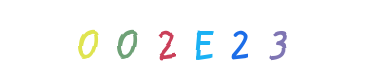
#> input picture test/002e23-0.png, 380 x 80 px, given in place of k070g5pe-0.png, which was not available
$ jupyter execute --allow-errors preprocessing.ipynb   (text cells are left out)
#> lines starting #> are read from the running program, lines starting #| are printed output that depends on the picture; after the words box and inside, x2 and y2 are one past the last pixel; in counts of white or black regions, pixels touching at a corner belong together; pictures that were not available may be replaced by others from this repository, and a replacement may not be noted
[cell 1]
import cv2
import numpy as np
import os

[cell 2]
# To remove the lines going across the characters

def remove_isolated_black_pixels(image):
    # Convert the image to grayscale if it's not already
    if len(image.shape) == 3:
        gray = cv2.cvtColor(image, cv2.COLOR_BGR2GRAY)
    else:
        gray = image.copy()

    # Create a mask for black pixels
    black_pixels = (gray == 0)

    # Create a mask for non-black pixels
    non_black_pixels = (gray > 0)

    # Dilate the non-black pixels to include neighboring pixels
    kernel = np.ones((1, 1), np.uint8)  # 3x3 kernel for 8-neighborhood
    dilated_non_black = cv2.dilate(non_black_pixels.astype(np.uint8), kernel, iterations=1)

    # Keep black pixels only if they are adjacent to non-black pixels or if theyre the colored pixels
    preserved = black_pixels & (dilated_non_black > 0) | non_black_pixels

    # Create the output image
    result = image.copy()
    if len(image.shape) == 3:  # Color image
        result[~preserved] = [255, 255, 255]  # Set non-preserved black pixels to white
    else:  # Grayscale image
        result[~preserved] = 255  # Set non-preserved black pixels to white

    return result

# Load the image
image = cv2.imread('main/k070g5pe-0.png')
#> image is the input picture: shape (80, 380, 3); mean B, G, R 250.6, 250.3, 249
# image = cv2.imread('main/g0hp-0.png')

# Remove isolated black pixels
result = remove_isolated_black_pixels(image)
#> in remove_isolated_black_pixels, `gray = cv2.cvtColor(image, cv2.COLOR_BGR2GRAY)`:
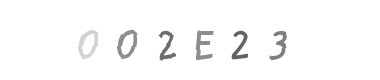
#> gray: shape (80, 380); min 99, max 255, mean 250

# Save or display the

cv2.imwrite('output_image.png', result)
#> Out = True
# cv2.imshow('Result', result)
# cv2.waitKey(0)
# cv2.destroyAllWindows()

[cell 3]
def preprocess_image(image):
    # Convert to grayscale
    gray = cv2.cvtColor(image, cv2.COLOR_BGR2GRAY)

    # Remove the white background
    _, filtered = cv2.threshold(gray, 254, 255, cv2.THRESH_BINARY_INV)

    return filtered

def find_character_bounding_boxes(filtered):
    # Find connected components
    num_labels, labels, stats, centroids = cv2.connectedComponentsWithStats(filtered, connectivity=8)

    bounding_boxes = []
    for i in range(1, num_labels):  # Skip the background (label 0)
        x, y, w, h, area = stats[i]
        bounding_boxes.append((x, y, w, h))

    return bounding_boxes


# Sort bounding boxes from left to right
def sort_bounding_boxes(bounding_boxes):
    return sorted(bounding_boxes, key=lambda box: box[0])

def find_dominant_color(image, mask):
    x, y, w, h = mask
    image = image[y:y+h, x:x+w]

    pixels = image.reshape(-1, 3).astype(np.uint16)

    # Remove white pixels to not interfere with the dominant color
    pixels = pixels[~np.all(pixels >254, axis=1)]

    # Compute the color histogram
    hist = np.bincount(pixels[:, 0] * 256 * 256 + pixels[:, 1] * 256 + pixels[:, 2], minlength=256 * 256 * 256)

    # Find the most frequent color
    dominant_color_index = np.argmax(hist)
    dominant_color = (
        (dominant_color_index // (256 * 256)) % 256,  # Red
        (dominant_color_index // 256) % 256,          # Green
        dominant_color_index % 256                    # Blue
    )

    return dominant_color


def merge_bounding_boxes(bounding_boxes, image):

    boxes = [bounding_boxes[0]]

    for i in range (1, len(bounding_boxes)):
        x, y, w, h = bounding_boxes[i]
        prev_x, prev_y, prev_w, prev_h = boxes[-1]

        # If the color of the segments are the same, likely is part of the same character
        if find_dominant_color(image, bounding_boxes[i]) == find_dominant_color(image, boxes[-1]):
            new_x = min(x, prev_x)
            new_y = min(y, prev_y)
            new_w = max(x + w, prev_x + prev_w) - new_x
            new_h = max(y + h, prev_y + prev_h) - new_y
            boxes[-1] = (new_x, new_y, new_w, new_h)
        else:
            boxes.append((x, y, w, h))

    return boxes

# Remove oulier bounding boxes which may be too small to contain any characters
def remove_noise(bounding_boxes):
    threshold = 2

    boxes = bounding_boxes.copy()

    areas = []
    for box in boxes:
        x, y, w, h = box

        # Remove boxes which are too small to contain any characters
        if w < 5 or h < 5:
            bounding_boxes.remove(box)
        else:
            areas.append(w * h)


    # [11 lines of commented-out code are left out]

    return bounding_boxes

def separate_connected_characters(bounding_boxes):
    ratio_threshold = 1.5

    boxes = bounding_boxes.copy()

    for box in boxes:
        x, y, w, h = box

        # TODO: Could be improved to check for color when spliting
        # Check if the width is larger than the height by a certain ratio
        if w > ratio_threshold * h:
            # Separate the characters by cutting in half
            bounding_boxes.remove(box)
            bounding_boxes.append((x, y, w // 2, h))
            bounding_boxes.append((x + w // 2, y, w // 2, h))

    return bounding_boxes


def extract_characters(image, bounding_boxes):
    characters = []
    for (x, y, w, h) in bounding_boxes:
        char = image[y:y+h, x:x+w]
        characters.append(char)
    return characters

def save_characters(characters, output_dir="output_characters"):
    os.makedirs(output_dir, exist_ok=True)
    for i, char in enumerate(characters):
        cv2.imwrite(os.path.join(output_dir, f"char_{i}.png"), char)

image = cv2.imread('output_image.png')

# Preprocess the image
filtered = preprocess_image(image)
#> in preprocess_image, `_, filtered = cv2.threshold(gray, 254, 255, cv2.THRESH_BINARY_INV)`:
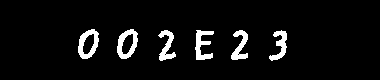
#> filtered: shape (80, 380); 5.7% white; 6 white regions, box (x1, y1, x2, y2) and area: (78, 29, 99, 59) 322, (117, 29, 138, 59) 322, (195, 30, 214, 60) 300, (158, 30, 176, 61) 261, (231, 30, 248, 60) 261, (269, 30, 287, 61) 253

# Find character bounding boxes
bounding_boxes = find_character_bounding_boxes(filtered)
#> in find_character_bounding_boxes, `num_labels, labels, stats, centroids = cv2.connectedComponentsWithStat..`:
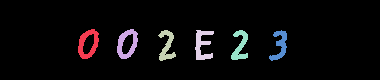
#> labels: shape (80, 380) int32; 7 distinct labels, from 0 to 6; one colour per label, 0 black
#> in find_character_bounding_boxes, `num_labels, labels, stats, centroids = cv2.connectedComponentsWithStat..`: num_labels = 7; stats = [[0, 0, 380, 80, 28681], [78, 29, 21, 30, 322], [117, 29, 21, 30, 322], [158, 30, 18, 31, 261], [195, 30, 19, 30, 300], [231, 30, 17, 30, 261], [269, 30, 18, 31, 253]]; centroids = [[190.2, 39.2], [87.7, 43.4], [126.7, 43.4], [166.4, 45.66], [202.2, 44.61], [239.8, 45.67], [279.6, 44.77]]
#> the loop in find_character_bounding_boxes, `for i in range(1, num_labels):` made 6 passes
#> after the loop in find_character_bounding_boxes, `for i in range(1, num_labels):`: bounding_boxes = [(78, 29, 21, 30), (117, 29, 21, 30), (158, 30, 18, 31), (195, 30, 19, 30), (231, 30, 17, 30), (269, 30, 18, 31)]

# Sort bounding boxes from left to right
bounding_boxes = sort_bounding_boxes(bounding_boxes)

# Merge bounding boxes with the same color
bounding_boxes = merge_bounding_boxes(bounding_boxes, image)
#> in merge_bounding_boxes, `boxes = [bounding_boxes[0]]`: boxes = [(78, 29, 21, 30)]
#> the loop in merge_bounding_boxes, `for i in range (1, len(bounding_boxes)):` made 5 passes
#> (prev_x, prev_y, prev_w, prev_h) on passes 1 to 5: (78, 29, 21, 30), (117, 29, 21, 30), (158, 30, 18, 31), (195, 30, 19, 30), (231, 30, 17, 30)
#> pass 1, in find_dominant_color, `image = image[y:y+h, x:x+w]`:
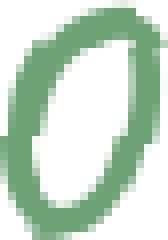
#> image: shape (30, 21, 3) (shown 8 times larger); mean of channels 0, 1, 2 199.9, 217.3, 196.6; drawn as B, G, R
#> pass 1, in find_dominant_color (call 2), `image = image[y:y+h, x:x+w]`:
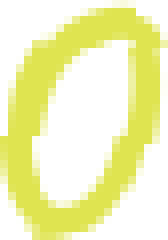
#> image: shape (30, 21, 3) (shown 8 times larger); mean of channels 0, 1, 2 184.1, 244.1, 242; drawn as B, G, R
#> after the loop in merge_bounding_boxes, `for i in range (1, len(bounding_boxes)):`: boxes has the same summary as bounding_boxes in find_character_bounding_boxes

# TODO: Filter boxes which are small, likely noise
bounding_boxes  = remove_noise(bounding_boxes)
#> in remove_noise, `boxes = bounding_boxes.copy()`: boxes has the same summary as bounding_boxes in find_character_bounding_boxes
#> (the rest of the program and of its run is left out)
